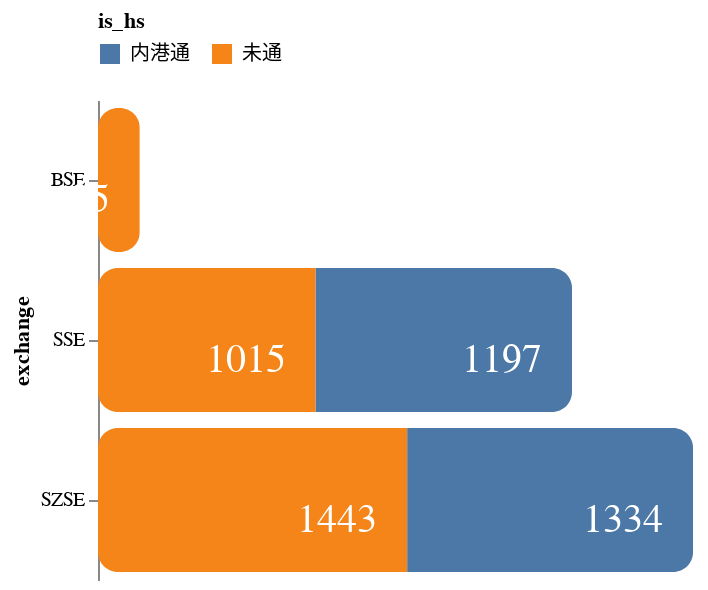

The notebook cell saved with this chart:
### Code cell
exchange_hs = sel.groupby(['exchange', 'is_hs'])['symbol'].count().to_frame('Num').reset_index()
exchange_hs['is_hs'].replace({'N':'未通', 'S':'内港通', 'H':'内港通'}, inplace=True)
plot_multibar_percent(exchange_hs)

### Figure 1 — Vega-Lite specification as saved in the notebook (floating-point values rounded to 4 significant figures)
{"config": {"view": {"continuousWidth": 300, "continuousHeight": 300, "stroke": null}, "axis": {"grid": false}}, "layer": [{"mark": {"type": "bar", "cornerRadius": 10}, "encoding": {"color": {"field": "is_hs", "legend": {"orient": "top"}, "type": "nominal"}, "order": {"field": "is_hs", "sort": "descending"}, "tooltip": [{"field": "exchange", "type": "nominal"}, {"field": "is_hs", "type": "nominal"}, {"field": "Num", "type": "quantitative"}], "x": {"aggregate": "sum", "axis": null, "field": "Num", "stack": "zero", "type": "quantitative"}, "y": {"field": "exchange", "type": "nominal"}}}, {"mark": {"type": "text", "align": "right", "baseline": "top", "color": "white", "dx": -15, "fontSize": 20}, "encoding": {"order": {"field": "is_hs", "sort": "descending"}, "text": {"field": "Num"}, "tooltip": [{"field": "exchange", "type": "nominal"}, {"field": "is_hs", "type": "nominal"}, {"field": "Num", "type": "quantitative"}], "x": {"aggregate": "sum", "axis": null, "field": "Num", "stack": "zero", "type": "quantitative"}, "y": {"field": "exchange", "type": "nominal"}}}], "data": {"name": "data-20f79fed0aa189a40653417cc442a0f7"}, "height": 240, "width": "container", "$schema": "https://vega.github.io/schema/vega-lite/v5.8.0.json", "datasets": {"data-20f79fed0aa189a40653417cc442a0f7": [{"exchange": "BSE", "is_hs": "未通", "Num": 195}, {"exchange": "SSE", "is_hs": "内港通", "Num": 1197}, {"exchange": "SSE", "is_hs": "未通", "Num": 1015}, {"exchange": "SZSE", "is_hs": "未通", "Num": 1443}, {"exchange": "SZSE", "is_hs": "内港通", "Num": 1334}]}}
